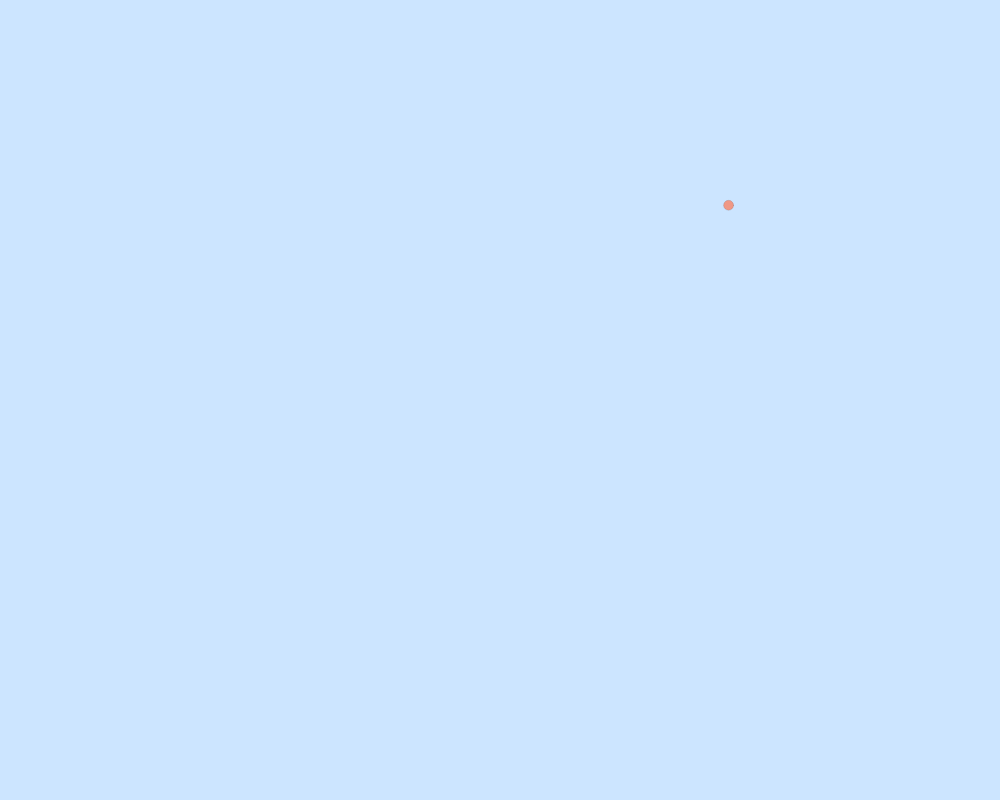
Frame 1 (no input)
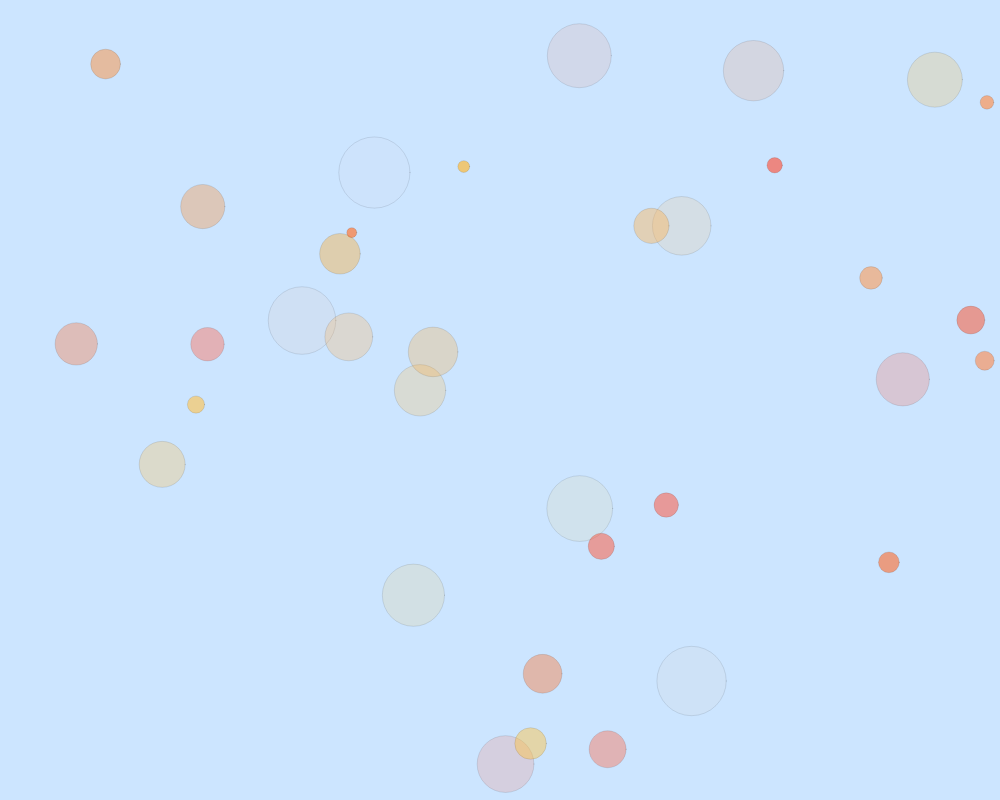
Frame 60 (no input)
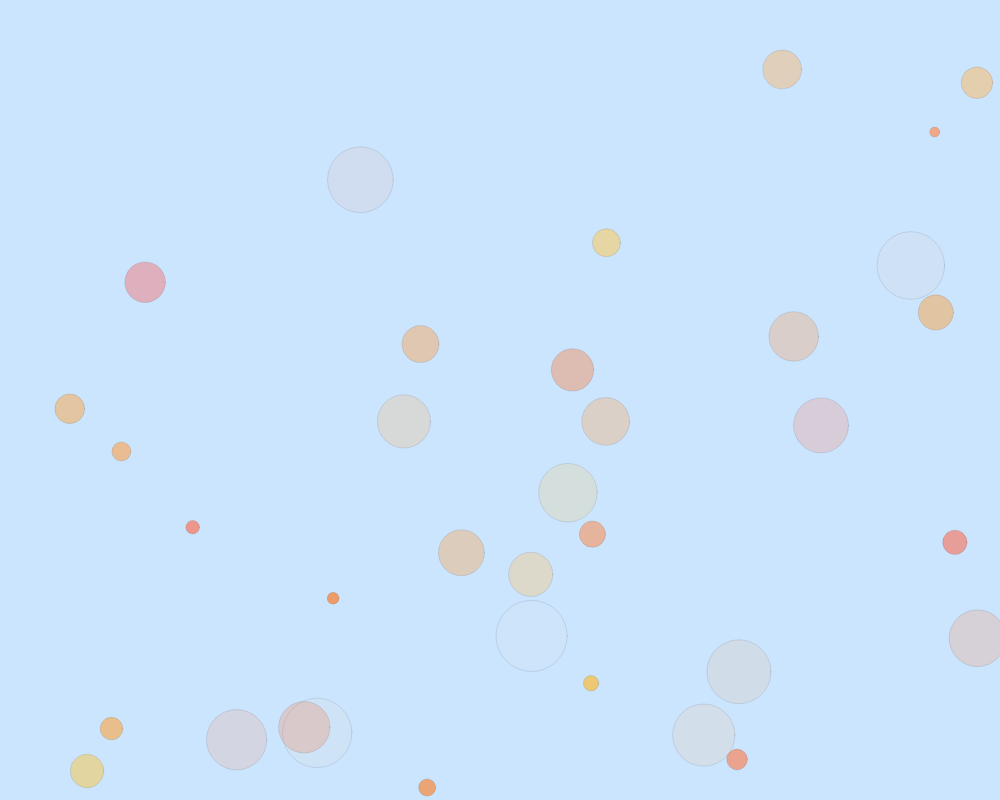
Frame 120 (the mouse pressed at the canvas centre since frame 60)

The p5.js sketch that drew these frames (run headless with seeded random() and noise() and a simulated clock; from frame 60 on, the mouse is pressed at the canvas centre):

// p5.js sketch
// ── sketch.js
class Particle{
  constructor(){
    //makes object for you; will make a new object. 
    //this= characteristics for new circles; automatically returns
	this.pos = createVector(random(50,width),random(50,height));
  this.width = 50
  this.lifespan = 175;
}
  change(){
  this.width +=9;
  this.lifespan -=5;   
  }
}

var particles = [];

function setup() {
  createCanvas(1000, 800);
  frameRate(25);
	rectMode(CENTER)
}


function draw() {
  background(204,229,255);
  particles.push(new Particle);
  for(var i=0; i<particles.length;i++){
  if(particles[i].lifespan <= 0){
    particles.splice(i,i-2);
    
    //remove i-2 elements from index i

    //Splice: inserts a value or an array of values into an existing array
    // The first parameter specifies the initial array to be modified
    //the second parameter defines the data to be inserted
    //The third parameter specifies the array position 

  }
    else{
			strokeWeight(0.1)
      fill(random(255,255,204), random(71,200), random(24,92), particles[i].lifespan)
			circle(particles[i].pos.x,particles[i].pos.y,particles[i].width*0.2,particles[i].width*0.2);
      particles[i].change(); 
    }
  }
}
